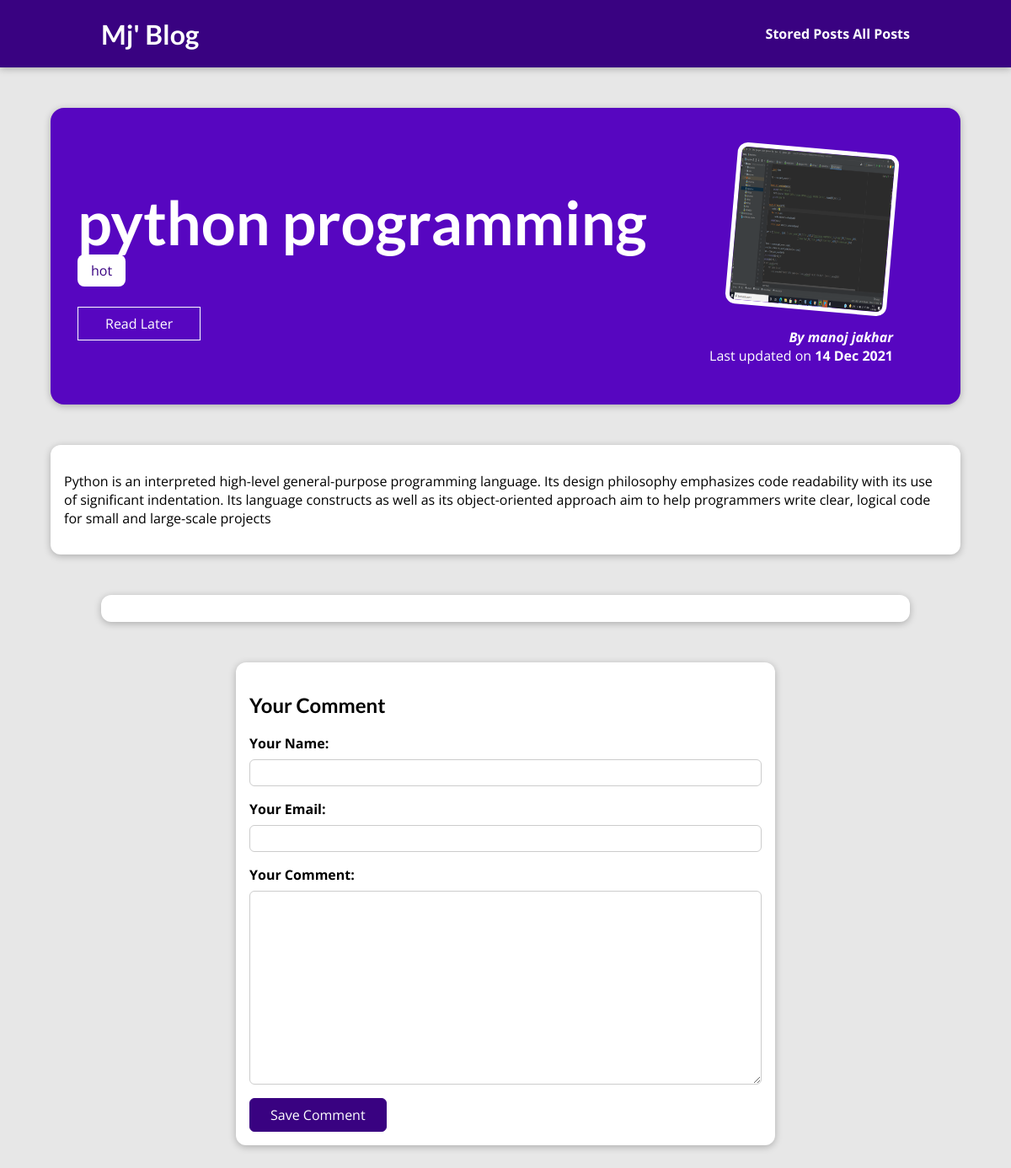
/blog/posts/python-programming, run on the app's committed database.
### blog/models.py (models this page shows, shortened)
class Post(models.Model):
    title = models.CharField(max_length=150)
    excerpt = models.CharField(max_length=200)
    image = models.ImageField(upload_to="posts", null=True)
    date = models.DateField(auto_now=True)
    slug = models.SlugField(unique=True, db_index=True)
    content = models.TextField(validators=[MinLengthValidator(10)])
    author = models.ForeignKey(
        Author, on_delete=models.SET_NULL, null=True, related_name="posts")
    tags = models.ManyToManyField(Tag)

class Tag(models.Model):
    caption = models.CharField(max_length=20)

class Author(models.Model):
    first_name = models.CharField(max_length=100)
    last_name = models.CharField(max_length=100)
    email_address = models.EmailField()
    def full_name(self):
        return f"{self.first_name} {self.last_name}"
    def __str__(self):
        return self.full_name()

### blog/views.py (the view, shortened to what this page needs)
# urls.py: path("posts/<slug:slug>", views.SinglePostView.as_view(),
class SinglePostView(View):
    def is_stored_post(self, request, post_id):
        stored_posts = request.session.get("stored_posts")
        if stored_posts is not None:
          is_saved_for_later = post_id in stored_posts
        else:
          is_saved_for_later = False
        return is_saved_for_later
    def get(self, request, slug):
        post = Post.objects.get(slug=slug)
        context = {
            "post": post,
            "post_tags": post.tags.all(),
            "comment_form": CommentForm(),
            "comments": post.comments.all().order_by("-id"),
            "saved_for_later": self.is_stored_post(request, post.id)
        }
        return render(request, "blog/post-detail.html", context)

### blog/form.py
class CommentForm(forms.ModelForm):
    class Meta:
        model = Comment
        exclude = ["post"]
        labels = {
          "user_name": "Your Name",
          "user_email": "Your Email",
          "text": "Your Comment"
        }

### blog/templates/blog/post-detail.html (shortened to what this page needs)
{% extends "base.html" %}
{% load static %}
{% block css_files %}
<link rel="stylesheet" href="{% static "blog/post-detail.css" %}" />
{% endblock %}
{% block content %}
<section id="summary">
  <h2>{{ post.title }}</h2>
  <div>
    {% for tag in post_tags %}
      <span class="tag">{{ tag.caption }}</span>
    {% endfor %}
  </div>
  <div id="read-later">
    <form action="{% url "read-later" %}" method="POST">
      <button>
        {% if saved_for_later %}
          Remove from "Read Later" List
        {% else %}
          Read Later
        {% endif %}
      </button>
    </form>
  </div>
  <article>
    <img src="{{ post.image.url }}" alt="{{ post.title }}" />
    <address>By <a href="mailto:{{ post.author.email_address }}">{{ post.author }}</a></address>
    <div>Last updated on <time>{{ post.date|date:"d M Y" }}</time></div>
  </article>
</section>
<main>
  {{ post.content|linebreaks }}
</main>
<section id="comments">
</section>
<section id="comment-form">
  <h2>Your Comment</h2>
  <form action="{% url "post-detail-page" post.slug %}" method="POST">
    {% for form_field in comment_form %}
      <div class="form-control {% if form_field.errors %}invalid{% endif %}">
        {{ form_field.label_tag }}
        {{ form_field }}
      </div>
    {% endfor %}
    <button>Save Comment</button>
  </form>
</section>
{% endblock %}

### static/app.css (style rules this page uses)
* { box-sizing: border-box; }
html { font-family: 'Open Sans', 'Lato', sans-serif; }
body { margin: 0; }
h1, h2, h3 { font-family: 'Lato', sans-serif; font-weight: bold; }

### blog/static/blog/post-detail.css (style rules this page uses)
body { background-color: #e7e7e7; }
#summary { margin: 8rem auto 3rem auto; padding: 2rem; width: 90%; max-width: 90rem; border-radius: 16px; background-color: #5706c0; position: relative; box-shadow: 0 2px 8px rgba(0, 0, 0, 0.25); height: 22rem; }
#summary h2 { color: white; font-size: 4.5rem; margin-bottom: 0.25rem; }
#summary article { position: absolute; top: 2rem; right: 3rem; padding: 1rem 2rem; border-radius: 12px; text-align: right; color: white; }
#summary article img { width: 12rem; height: 12rem; border-radius: 12px; transform: rotateZ(5deg); border: 5px solid white; margin-bottom: 1rem; }
#summary address { font-weight: bold; }
#summary a { color: white; text-decoration: none; }
#summary time { font-weight: bold; }
#read-later { margin: 2rem 0; }
#read-later button { background-color: transparent; border: 1px solid white; padding: 0.5rem 2rem; font: inherit; color: white; cursor: pointer; }
main { width: 90%; max-width: 90rem; margin: 3rem auto; background-color: white; padding: 1rem; border-radius: 12px; box-shadow: 0 2px 8px rgba(0, 0, 0, 0.25); }
.tag { background-color: white; color: #390281; padding: 0.5rem 1rem; border-radius: 8px; }
#comment-form { margin: 3rem auto; width: 90%; max-width: 40rem; border-radius: 12px; background-color: white; box-shadow: 0 2px 8px rgba(0, 0, 0, 0.25); padding: 1rem; }
#comment-form button { font: inherit; background-color: #390281; color: white; border: 1px solid #390281; padding: 0.5rem 1.5rem; border-radius: 6px; cursor: pointer; }
.form-control { margin-bottom: 1rem; }
.form-control label { font-weight: bold; margin-bottom: 0.5rem; display: block; }
.form-control input, .form-control textarea { display: block; width: 100%; font: inherit; padding: 0.25rem; border-radius: 6px; border: 1px solid #ccc; }
#comments { margin: 3rem auto; width: 90%; max-width: 60rem; border-radius: 12px; background-color: white; box-shadow: 0 2px 8px rgba(0, 0, 0, 0.25); padding: 1rem 2rem; }

### data on the page
Post: title "python programming", image (picture), author "manoj jakhar", date "14 Dec 2021", content "Python is an interpreted high-level general-purpose programming language. Its design philosophy emphasizes code readability with its use of significant indentation. Its language constructs as well as its object-oriented approach aim to help programmers write clear, logical code for small and large-scale projects"
Tag: caption "hot"
